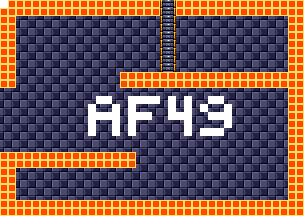

This game map was drawn from its Tiled (.tmx) file and the tilesets committed beside it. A one-line description and the trimmed map source follow:
An orthogonal 38x27 tile map with 8x8 px tiles, 4 tile layers (background, foreground, room numbers, Objects), 15 tilesets.

<map version="1.5" tiledversion="1.7.1" orientation="orthogonal" renderorder="right-down" width="38" height="27" tilewidth="8" tileheight="8" infinite="0" nextlayerid="11" nextobjectid="1">
 <tileset firstgid="1" source="tilesheets/tsKarniMata.tsx" />
 <tileset firstgid="1025" source="tilesheets/tsVoodooWasp.tsx" />
 <tileset firstgid="2049" source="tilesheets/tsBurial.tsx" />
 <tileset firstgid="3073" source="tilesheets/tsBlueTemple.tsx" />
 <tileset firstgid="4097" source="tilesheets/tsGoddess.tsx" />
 <tileset firstgid="5121" source="tilesheets/tsKonark.tsx" />
 <tileset firstgid="6145" name="sEnemies" tilewidth="8" tileheight="8" tilecount="1024" columns="32">
  <image source="../grapx/tilesheets/sObjects.bmp" trans="ff94ff" width="256" height="256" />
 </tileset>
 <tileset firstgid="7169" source="tilesheets/tsIceTemple.tsx" />
 <tileset firstgid="8193" source="tilesheets/tsLavaArea.tsx" />
 <tileset firstgid="9217" source="tilesheets/tsBossArea.tsx" />
 <tileset firstgid="10241" source="tilesheets/tsPegu.tsx" />
 <tileset firstgid="11265" source="tilesheets/sTiwanakuTemple.tsx" />
 <tileset firstgid="12289" source="tilesheets/sIndraTemple.tsx" />
 <tileset firstgid="13313" source="tilesheets/sTeleport.tsx" />
 <tileset firstgid="14337" source="tilesheets/sObjects.tsx" />
 <layer id="2" name="background" width="38" height="27">
  <data>[1026 cells, 1026 non-empty, 2 distinct tile ids]</data>
 </layer>
 <layer id="1" name="foreground" width="38" height="27">
  <data>[1026 cells, 314 non-empty, 3 distinct tile ids]</data>
 </layer>
 <layer id="7" name="room numbers" width="38" height="27">
  <data>[1026 cells, 43 non-empty, 1 distinct tile ids]</data>
 </layer>
 <layer id="10" name="Objects" width="38" height="27">
  <data>[1026 cells, 0 non-empty, 0 distinct tile ids]</data>
 </layer>
</map>
